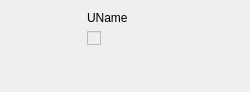
<?xml version="1.0" encoding="UTF-8"?>
<ui version="4.0">
 <class>FriendListItem</class>
 <widget class="QWidget" name="FriendListItem">
  <property name="geometry">
   <rect>
    <x>0</x>
    <y>0</y>
    <width>250</width>
    <height>88</height>
   </rect>
  </property>
  <layout class="QHBoxLayout" name="horizontalLayout">
   <item>
    <widget class="QLabel" name="avatar">
     <property name="minimumSize">
      <size>
       <width>70</width>
       <height>70</height>
      </size>
     </property>
     <property name="maximumSize">
      <size>
       <width>70</width>
       <height>70</height>
      </size>
     </property>
     <property name="text">
      <string/>
     </property>
    </widget>
   </item>
   <item>
    <layout class="QVBoxLayout" name="verticalLayout">
     <item>
      <widget class="QLabel" name="uname">
       <property name="text">
        <string>UName</string>
       </property>
      </widget>
     </item>
     <item>
      <widget class="QCheckBox" name="isOnline">
       <property name="enabled">
        <bool>false</bool>
       </property>
       <property name="text">
        <string/>
       </property>
       <property name="checkable">
        <bool>true</bool>
       </property>
       <property name="checked">
        <bool>false</bool>
       </property>
       <property name="tristate">
        <bool>false</bool>
       </property>
      </widget>
     </item>
     <item>
      <spacer name="verticalSpacer">
       <property name="orientation">
        <enum>Qt::Vertical</enum>
       </property>
       <property name="sizeHint" stdset="0">
        <size>
         <width>20</width>
         <height>40</height>
        </size>
       </property>
      </spacer>
     </item>
    </layout>
   </item>
  </layout>
 </widget>
 <resources/>
 <connections/>
</ui>
